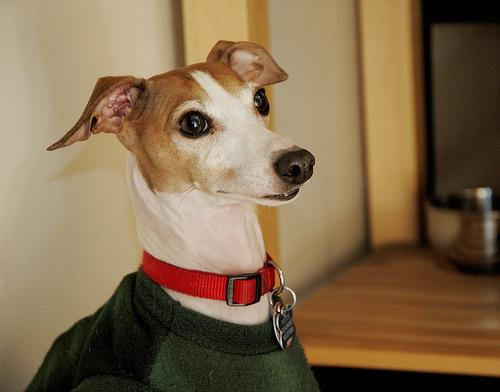
#> input picture EXAM_OPENCV/data/img/Italian_greyhound/n02091032_55.jpg, 500 x 392 px, found by its file name
$ jupyter execute --allow-errors ex_01_cv.ipynb
#> lines starting #> are read from the running program, lines starting #| are printed output that depends on the picture
### 기본적인 이미지 다루기

[cell 1]
### 모듈 로딩
import cv2
import numpy as np

[1] 이미지 데이터 로딩
    - 컬러 / 회색 이미지 변환 로딩 가능함

[cell 2]
file = r'..\data\img\Italian_greyhound\n02091032_55.jpg'

[cell 3]
### 컬러 이미지 로딩 [기본값]
img_rgb = cv2.imread(file, cv2.IMREAD_COLOR)
#> img_rgb is the input picture: shape (392, 500, 3); mean B, G, R 77.9, 107.5, 130.8

### 회색 이미지 로딩
img_gray = cv2.imread(file, cv2.IMREAD_GRAYSCALE)
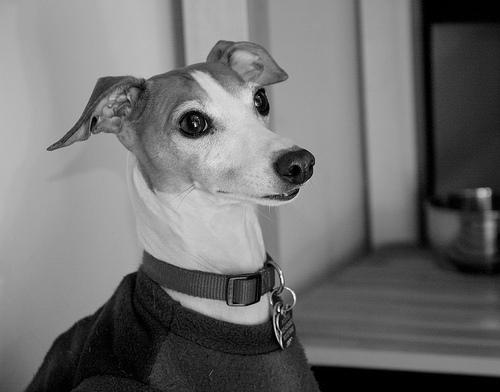
#> img_gray: shape (392, 500); min 0, max 255, mean 111.1

[cell 4]
### 이미지 데이터 정보확인
print(f'[Color IMAGE]')
print(f'SHAPE : {img_rgb.shape}     DIM : {img_rgb.ndim}차원')
#| SHAPE : (392, 500, 3)     DIM : 3차원
print(f'DTYPE : {img_rgb.dtype}     SIZE : {img_rgb.size}바이트\n')
#| DTYPE : uint8     SIZE : 588000바이트

print(f'[Color IMAGE]')
print(f'SHAPE : {img_gray.shape}     DIM : {img_gray.ndim}차원')
#| SHAPE : (392, 500)     DIM : 2차원
print(f'DTYPE : {img_gray.dtype}     SIZE : {img_gray.size}바이트')
#| DTYPE : uint8     SIZE : 196000바이트

[cell 5]
### 이미지 창 띄우기
cv2.imshow('[ COLOR ]', img_rgb)

### 이미지 창 제어
# 키보드 입력 대기하는 함수
# - delay 인자를 주면 지정한 시간 동안 프로그램을 멈추고 대기.
# - 지정한 시간까지 키보드 입력이 없으면 -1 반환
cv2.waitKey()

### 이미지 창 닫기
cv2.destroyAllWindows()

[cell 6]
if img_rgb is not None:
    cv2.imshow('IMG', img_rgb)
    while True:
        key = cv2.waitKey()                     # 키 입력 대기
#> (key Esc is pressed here)
        print(f'key >> {key} - {hex(key)}')     # 입력 키 출력

        if key == 27:                   # ESC키일 때 화면 종료
            cv2.destroyAllWindows()
            break
else:
    print('No image file !!!')

[cell 7]
### 회색 이미지 저장
save_filename = '../data/img/greyhound_gray.jpg'
gray_file = cv2.imwrite(save_filename, img_gray)

[cell 8]
print(gray_file)    # 저장 성공
#| True

[cell 9]
### 이미지 채널 분리
img_b, img_g, img_r = cv2.split(img_rgb)    # 이미지 채널 분리 B G R
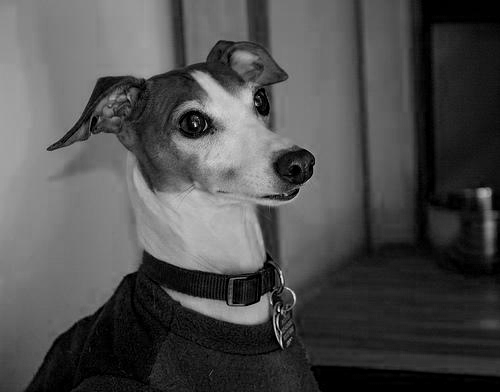
#> img_b: shape (392, 500); min 0, max 242, mean 77.9
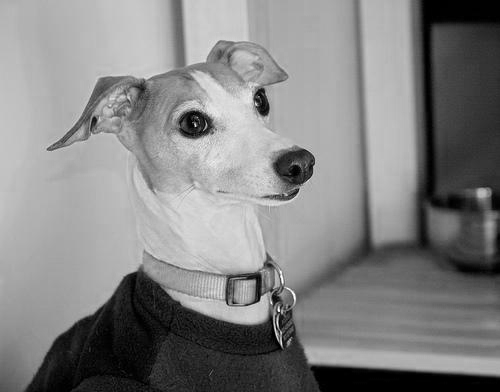
#> img_r: shape (392, 500); min 0, max 255, mean 130.8

cv2.imshow('[Blue Channel]', img_b)
cv2.waitKey(delay=3000)     # 3초 뒤에 꺼지게 하기
cv2.destroyWindow('[Blue Channel]')

cv2.imshow('[Green Channel]', img_g)
cv2.waitKey(delay=3000)     # 3초 뒤에 꺼지게 하기
cv2.destroyWindow('[Green Channel]')

cv2.imshow('[Red Channel]', img_r)
cv2.waitKey(delay=3000)     # 3초 뒤에 꺼지게 하기
cv2.destroyWindow('[Red Channel]')

[cell 10]
### 이미지 채널 분리 (인덱싱 활용)
# ndarray 분리
b, g, r = img_rgb[:, :, 0], img_rgb[:, :, 1], img_rgb[:, :, 2]

cv2.imshow('[IMG-R]', r)
cv2.imshow('[IMG-G]', g)
cv2.imshow('[IMG-B]', b)
cv2.waitKey()
cv2.destroyAllWindows()

[cell 11]
### 이미지 채널 병합
# (b, g, r) 순으로 병합하면 정상적으로 나온다.
img_rgb2 = cv2.merge((r, b, g))     # 채널 순서 변경
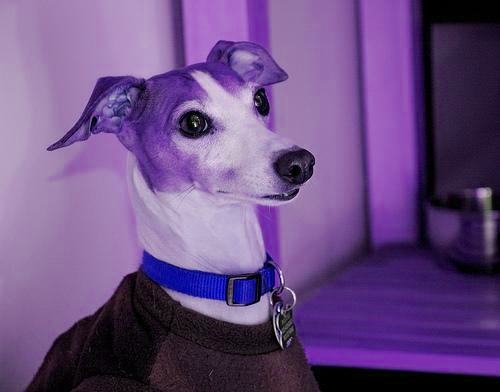
#> img_rgb2: shape (392, 500, 3); mean of channels 0, 1, 2 130.8, 77.9, 107.5; drawn as B, G, R

cv2.imshow('[RGB IMAGE]', img_rgb2)

cv2.waitKey()
cv2.destroyAllWindows()

[cell 12]
### 이미지 색공간 변환
# 이미지 채널 BGR -> HSV
src_hsv = cv2.cvtColor(img_rgb, cv2.COLOR_BGR2HSV)
#> src_hsv: shape (392, 500, 3); mean H, S, V 20, 114.3, 131.2

cv2.imshow('[HSV IMG]', src_hsv)

cv2.waitKey()
cv2.destroyAllWindows()

[cell 13]
planes = cv2.split(src_hsv)

cv2.imshow('[H Channel]', planes[0])
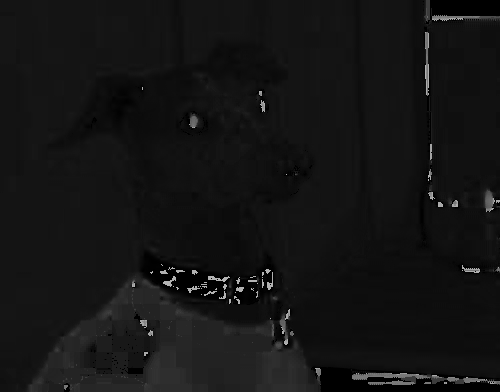
#> window '[H Channel]': shape (392, 500); min 0, max 179, mean 20
cv2.waitKey(delay=3000)     # 3초 뒤에 꺼지게 하기
cv2.destroyWindow('[H Channel]')

cv2.imshow('[S Channel]', planes[1])
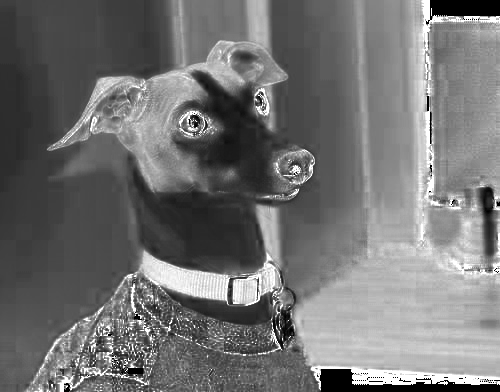
#> window '[S Channel]': shape (392, 500); min 0, max 255, mean 114.3
cv2.waitKey(delay=3000)     # 3초 뒤에 꺼지게 하기
cv2.destroyWindow('[S Channel]')

cv2.imshow('[V Channel]', planes[2])
cv2.waitKey(delay=3000)     # 3초 뒤에 꺼지게 하기
cv2.destroyWindow('[V Channel]')

[cell 14]
### 이미지 크기 변경
down_img = cv2.resize(img_rgb, dsize=(30, 30), interpolation=cv2.INTER_AREA)
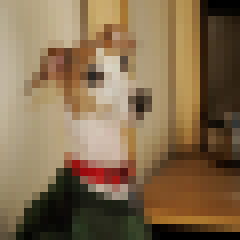
#> down_img: shape (30, 30, 3) (shown 8 times larger); mean B, G, R 77.9, 107.5, 130.8
up_img = cv2.resize(img_rgb, dsize=(0, 0), fx=1.5, fy=1.5, interpolation=cv2.INTER_CUBIC)

cv2.imshow('down_img', down_img)
cv2.imshow('up_img', up_img)
cv2.imshow('ORG', img_rgb)

cv2.waitKey()
cv2.destroyAllWindows()

[cell 15]
cv2.imshow('COLOR', img_rgb)

### Windows 속성 중 창이 존재하는지 체크하는 속성 cv2.WMD_PROP_VISIBLE
if cv2.waitKey() or cv2.getWindowProperty('[COLOR]', cv2.WND_PROP_VISIBLE) <1:
    # 이미지 창 닫기
#> (key Esc is pressed here)
    cv2.destroyAllWindows()

[cell 16]
### 도화지 만들기
img_b = np.zeros((500, 500), dtype=np.uint8)
img_b.shape

[cell 17]
### 도화지 만들기
img_w = np.full((500, 500, 3), 255, dtype=np.uint8)     # 크기를 (500, 500)으로 주면 흑백으로만 그려진다.
img_w.shape

[cell 18]
print(img_b)

[cell 19]
cv2.imshow('BLACK', img_b)
cv2.imshow('WHITE', img_w)
cv2.waitKey(5000)
cv2.destroyAllWindows()

[cell 20]
### 이미지 데이터에 그림 그리기
### (0, 0)은 왼쪽 위.
img = img_w
cv2.line(img, (50, 50), (150, 50), (255, 0, 0))
cv2.line(img, (200, 50), (300, 50), (0, 255, 0))
cv2.line(img, (350, 50), (450, 50), (0, 0, 255))

cv2.line(img, (100, 100), (400, 100), (255, 255, 0), 10)
cv2.line(img, (100, 150), (400, 150), (255, 0, 255), 10)
cv2.line(img, (100, 200), (400, 200), (0, 255, 255), 10)
cv2.line(img, (100, 250), (400, 250), (255, 255, 0), 10)
cv2.line(img, (100, 300), (400, 300), (0, 0, 0), 10)

cv2.line(img, (100, 350), (400, 400), (0, 0, 255), 20, cv2.LINE_4)
cv2.line(img, (100, 400), (400, 450), (0, 0, 255), 20, cv2.LINE_8)
cv2.line(img, (100, 450), (400, 500), (0, 0, 255), 20, cv2.LINE_AA)
cv2.line(img, (0, 0), (500, 500), (0, 0, 255))

cv2.imshow('lines', img)
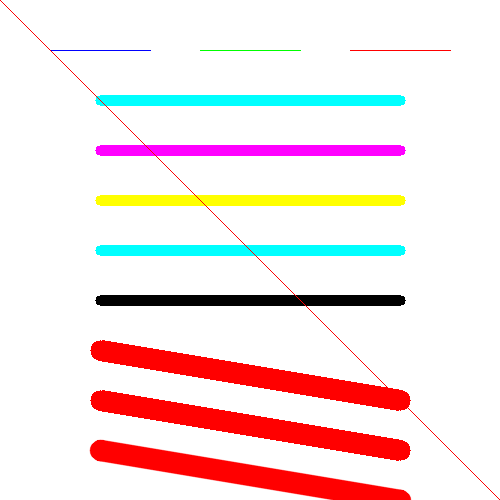
#> window 'lines': shape (500, 500, 3); mean B, G, R 227.1, 227.1, 244.5
cv2.waitKey(0)
cv2.destroyAllWindows()

[cell 21]
def get_drawing_paper(H, W, mode='w', color=True):
    """ 빈 도화지 생성, 반환하는 함수 """
    # H : Height, W : Width
    if color:
        img = np.full((H, W, 3), 255 if mode=='w' else 0, dtype=np.uint8)
    else:
        img = np.full((H, W), 255, dtype=np.uint8)
    return img

[cell 22]
def show_img_window(img, wait=0, title='default'):
    """ 지정한 시간(ms)만큼 보였다가 자동으로 꺼지는 창 생성하기 """
#> called with wait = 2000, title = 'art'
    cv2.imshow(title, img)
    print(cv2.getWindowImageRect(title))

    cv2.moveWindow(title, 100, 500)     # (제목, 가로, 세로)

    cv2.waitKey(wait)
    cv2.destroyAllWindows()

$ run again, with EXAM_OPENCV/data/img/Italian_greyhound/n02091032_870.jpg copied over EXAM_OPENCV/data/img/Italian_greyhound/n02091032_55.jpg
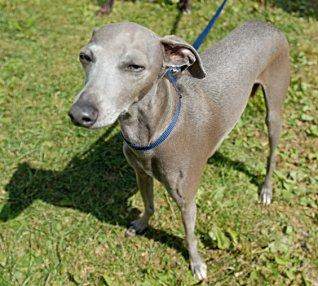
#> input picture EXAM_OPENCV/data/img/Italian_greyhound/n02091032_870.jpg, 318 x 286 px, found by its file name
#> img_rgb is the input picture: shape (286, 318, 3); mean B, G, R 88.7, 134.8, 132.4
#| SHAPE : (286, 318, 3)     DIM : 3차원
#| DTYPE : uint8     SIZE : 272844바이트
#| SHAPE : (286, 318)     DIM : 2차원
#| DTYPE : uint8     SIZE : 90948바이트
#| True
#> src_hsv: shape (286, 318, 3); mean H, S, V 32.3, 103.3, 138.9
#> `cv2.imshow('[V Channel]', planes[2])`:
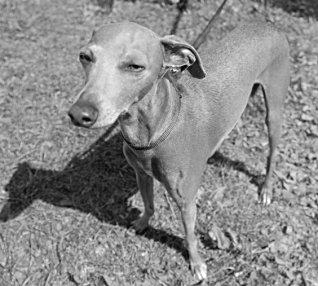
#> window '[V Channel]': shape (286, 318); min 1, max 255, mean 138.9
#> `down_img = cv2.resize(img_rgb, dsize=(30, 30), interpolation=cv2.INTER..`:
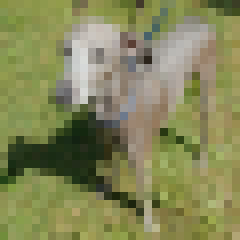
#> down_img: shape (30, 30, 3) (shown 8 times larger); mean B, G, R 88.8, 134.8, 132.4

$ run again, with EXAM_OPENCV/data/img/Italian_greyhound/n02091032_907.jpg copied over EXAM_OPENCV/data/img/Italian_greyhound/n02091032_55.jpg
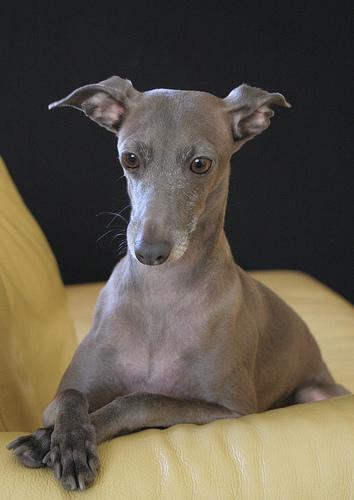
#> input picture EXAM_OPENCV/data/img/Italian_greyhound/n02091032_907.jpg, 354 x 500 px, found by its file name
#> img_rgb is the input picture: shape (500, 354, 3); mean B, G, R 73.6, 87.3, 95.5
#| SHAPE : (500, 354, 3)     DIM : 3차원
#| DTYPE : uint8     SIZE : 531000바이트
#| SHAPE : (500, 354)     DIM : 2차원
#| DTYPE : uint8     SIZE : 177000바이트
#| True
#> src_hsv: shape (500, 354, 3); mean H, S, V 63.9, 53.6, 97.4
#> `cv2.imshow('[S Channel]', planes[1])`:
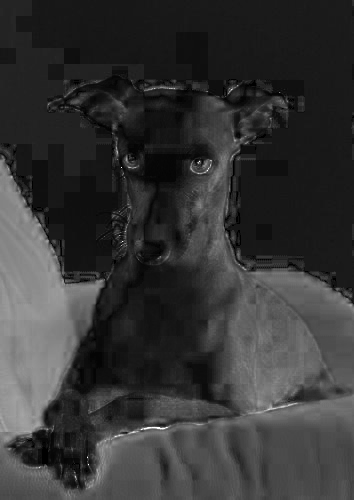
#> window '[S Channel]': shape (500, 354); min 0, max 255, mean 53.6
#> `down_img = cv2.resize(img_rgb, dsize=(30, 30), interpolation=cv2.INTER..`:
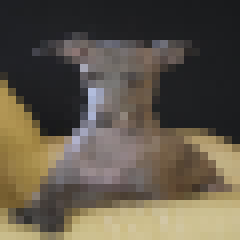
#> down_img: shape (30, 30, 3) (shown 8 times larger); mean B, G, R 73.6, 87.3, 95.5
